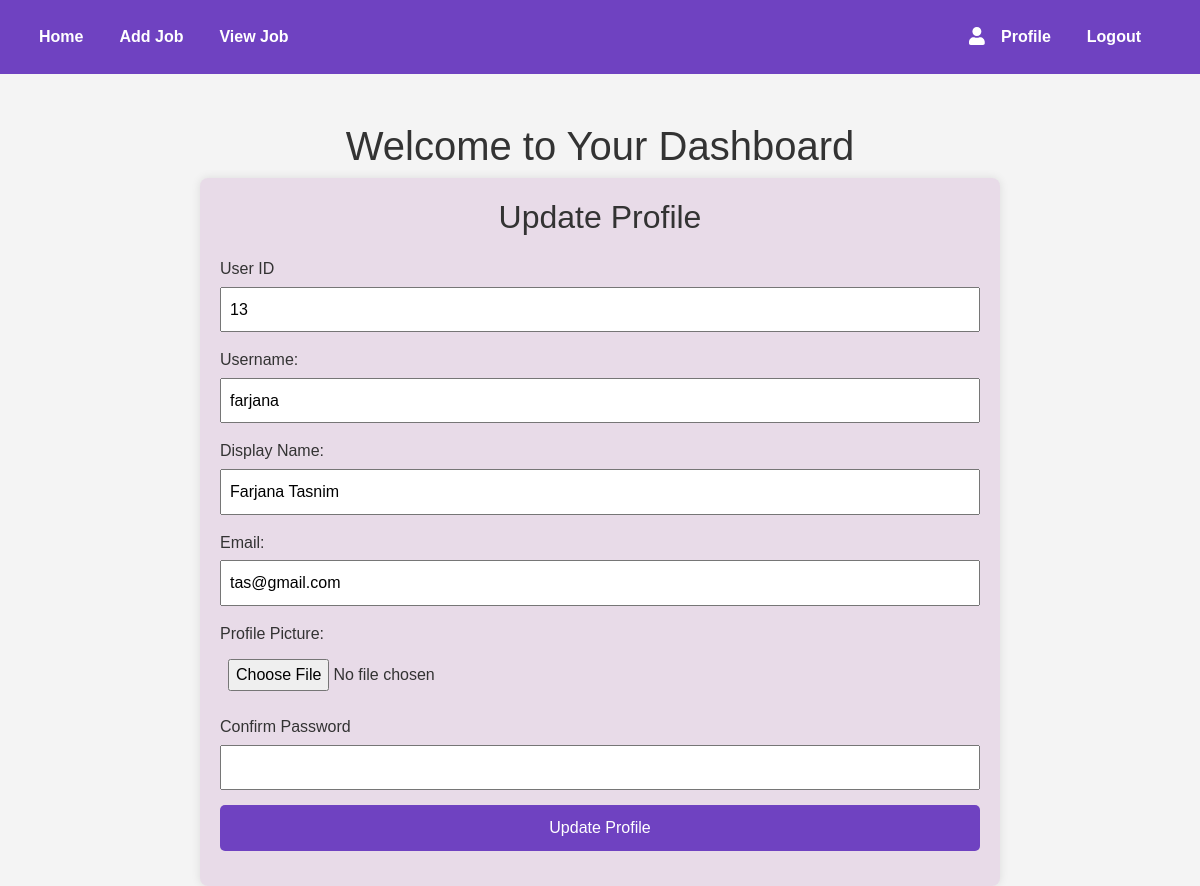
The app's page /editprofilePage (signed in) with its own data.
### myApp/models.py (models this page shows)
class customUser(AbstractUser):
    USER = [
        ('jobseeker','JobSeeker'),('recruiter','Recruiter')
    ]
    Display_name = models.CharField(max_length = 50,null=True)
    email = models.EmailField(unique = True)
    password = models.CharField(max_length = 50)
    confirm_password = models.CharField(max_length = 50,null=True)
    user_type = models.CharField(choices = USER,max_length = 50)

### myApp/views.py (the view, shortened to what this page needs)
# urls.py: path("editprofilePage", views.editprofilePage, name='editprofilePage'),
def editprofilePage(request):
    user = request.user
    return render (request,"editProfile.html")

### templates/editProfile.html (shortened to what this page needs)
{% extends "dashboard.html" %}
{% block editProfile %}
  <div class="form-container">
    <h2 style="text-align: center; margin-bottom: 20px;">Update Profile</h2>
    <form action="{% url "editprofilePage" %}" enctype="multipart/form-data" method="post">
      <div class="form-group">
        <label>User ID</label>
        <input type="text" name="user_id" value="{{user.id}}" required readonly>
      </div>
      <div class="form-group">
        <label for="username">Username:</label>
        <input type="text" id="username" name="username" value="{{user.username}}" required readonly>
      </div>
      <div class="form-group">
        <label for="displayName">Display Name:</label>
        <input type="text" id="displayName" name="displayName" value="{{user.Display_name}}">
      </div>
      <div class="form-group">
        <label for="email">Email:</label>
        <input type="email" id="email" name="email" value="{{user.email}}" required readonly>
      </div>
      <div class="form-group">
        <label for="profilePic">Profile Picture:</label>
        <input type="file" id="profilePic" name="profilePic">
      </div>
      <div class="form-group">
        <label >Confirm Password</label>
        <input type="Password"  name="c_password">
      </div>
      <div class="form-group">
        <button type="submit">Update Profile</button>
      </div>
    </form>
  </div>
  {% endblock editProfile %}

### templates/dashboard.html (style rules this page uses)
* { margin: 0; padding: 0; box-sizing: border-box; }
body { font-family: Arial, sans-serif; background-color: #f4f4f4; line-height: 1.6; color: #333; }

### templates/editProfile.html (style rules this page uses)
.form-container { background-color: rgba(128, 0, 128, 0.1); border-radius: 8px; box-shadow: 0 0 10px rgba(0, 0, 0, 0.1); padding: 20px; width: 800px; box-sizing: border-box; margin: 0 auto; }
.form-group { margin-bottom: 15px; }
.form-group label { margin-bottom: 5px; display: block; }
.form-group input, .form-group textarea, .form-group button, .form-group select { width: 100%; padding: 8px; box-sizing: border-box; }
.form-group button { background-color: #6f42c1; color: white; padding: 10px; border: none; border-radius: 5px; cursor: pointer; }

### records on screen
customUser: user_id "13", username "farjana", displayName "Farjana Tasnim", email "tas@gmail.com"
